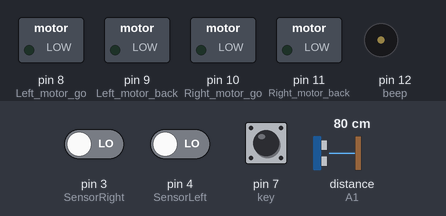
Simulated run of this sketch. Board: Arduino Uno, built with avr-gcc and run on an emulated ATmega328P. Shown: switched loads named in the sketch (green lamp = pin HIGH), buzzer (waves = sounding, pin HIGH). The inputs (shaded band) are chosen by the test bench; at power-on: pin 7 (key) LOW, pin 3 (SensorRight) LOW, pin 4 (SensorLeft) LOW, distance to the obstacle (sensor on A1) 80 cm. The echo pulse lasts 58.3 µs per cm; pins used as bus, display or sensor lines are not drawn; what the sketch prints to the serial monitor is not drawn.

Above: at 1.2 s.
1.3 s: pin 7 (key) pulled HIGH for 0.15 s
At 2.3 s:
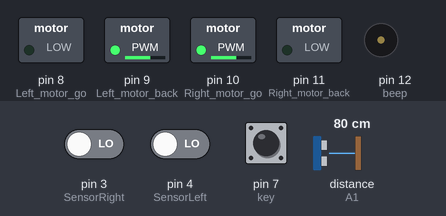
4.4 s: pin 3 (SensorRight) driven HIGH
At 5.5 s:
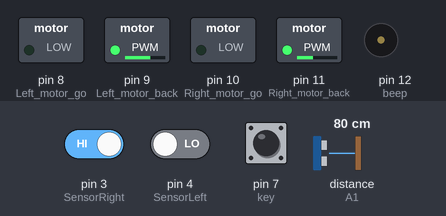
7.4 s: pin 3 (SensorRight) driven LOW
At 8.4 s:
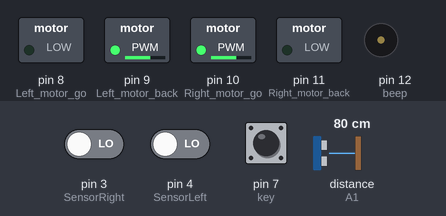
10.4 s: pin 4 (SensorLeft) driven HIGH
At 11.3 s:
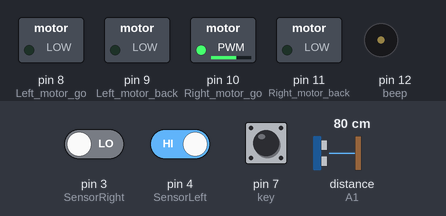
13.4 s: pin 4 (SensorLeft) driven LOW
At 14.2 s:
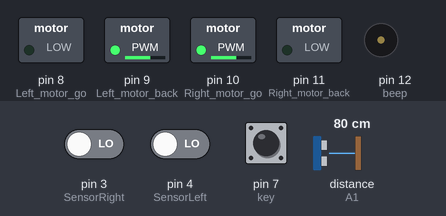
16.4 s: pin 3 (SensorRight) driven HIGH
Timing chart, 0 to 19.4 s (numbered marks = the images above; inputs shaded):
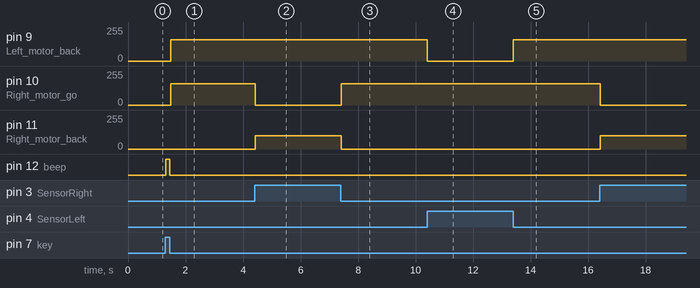

Measured:
- after the input at 1.3 s, pin 9 (Left_motor_back), pin 10 (Right_motor_go): 0/255 → 160/255 after 0.18 s; pin 12 (beep): LOW → HIGH at once, → LOW 0.14 s later
- after the input at 4.4 s, pin 10 (Right_motor_go): 160/255 → 0/255 at once; pin 11 (Right_motor_back): 0/255 → 100/255 at once
- after the input at 7.4 s, pin 10 (Right_motor_go): 0/255 → 160/255 at once; pin 11 (Right_motor_back): 100/255 → 0/255 at once
- after the input at 10.4 s, pin 9 (Left_motor_back): 160/255 → 0/255 at once
- after the input at 13.4 s, pin 9 (Left_motor_back): 0/255 → 160/255 at once

The sketch:

tracking_ultrasonic.ino
```cpp
//  智能車超聲波避障(有舵機)
//  程式中電腦輸出數值部分都註解了，印出會影響智能車遇到障礙物的反應速度
//  調試時可以刪除註解內容Serial.print，輸出測到的距離
//  控制速度的pwm值和延時均有調節，但還是配合實際情況，實際電量調節數值
//=============================================================================
//#include <Servo.h>
int Left_motor_go=8;     //左電機前進(IN1)
int Left_motor_back=9;     //左電機後退(IN2)
int Right_motor_go=10;    // 右電機前進(IN3)
int Right_motor_back=11;    // 右電機後退(IN4)

int key=7;//定義按鍵 數字7 接口
int beep=12;//定義蜂鳴器 數字12 接口

const int SensorRight = 3;   	//右循跡紅外傳感器(P3.2 OUT1)
const int SensorLeft = 4;     	//左循跡紅外傳感器(P3.3 OUT2)

int SL;    //左循跡紅外傳感器狀態
int SR;    //右循跡紅外傳感器狀態

int Echo = A1;  // Echo迴聲腳(P2.0)
int Trig =A0;  //  Trig 觸發腳(P2.1)

int Distance = 0;

void setup()
{
  //初始化電機驅動IO為輸出方式
  pinMode(Left_motor_go,OUTPUT); // PIN 8 (PWM)
  pinMode(Left_motor_back,OUTPUT); // PIN 9 (PWM)
  pinMode(Right_motor_go,OUTPUT);// PIN 10 (PWM)
  pinMode(Right_motor_back,OUTPUT);// PIN 11 (PWM)
  pinMode(key,INPUT);//定義按鍵接口為輸入接口
  pinMode(beep,OUTPUT);
  pinMode(SensorRight, INPUT); //定義右循跡紅外傳感器為輸入
  pinMode(SensorLeft, INPUT); //定義左循跡紅外傳感器為輸入
  Serial.begin(9600);     // 初始化串口
    pinMode(Echo, INPUT);    // 定義超聲波輸入腳
  pinMode(Trig, OUTPUT);   // 定義超聲波輸出腳
}

//=======================智能小車的基本動作=========================
//void run(int time)     // 前進
void run()
{
  digitalWrite(Right_motor_go,HIGH);  // 右電機前進
  digitalWrite(Right_motor_back,LOW);
  analogWrite(Right_motor_go,160);//PWM比例0~255調速，左右輪差異略增減
  analogWrite(Right_motor_back,0);
  digitalWrite(Left_motor_go,LOW);  // 左電機前進
  digitalWrite(Left_motor_back,HIGH);
  analogWrite(Left_motor_go,0);//PWM比例0~255調速，左右輪差異略增減
  analogWrite(Left_motor_back,160);
  //delay(time * 100);   //執行時間，可以調整
}

//void brake(int time)  //剎車，停車
void brake()
{
  digitalWrite(Right_motor_go,LOW);
  digitalWrite(Right_motor_back,LOW);
  digitalWrite(Left_motor_go,LOW);
  digitalWrite(Left_motor_back,LOW);
  //delay(time * 100);//執行時間，可以調整
}

//void left(int time)         //左轉(左輪不動，右輪前進)
void left()
{
  digitalWrite(Right_motor_go,HIGH);	// 右電機前進
  digitalWrite(Right_motor_back,LOW);
  analogWrite(Right_motor_go,140);
  analogWrite(Right_motor_back,0);//PWM比例0~255調速
  digitalWrite(Left_motor_go,LOW);   //左輪後退
  digitalWrite(Left_motor_back,LOW);
  analogWrite(Left_motor_go,0);
  analogWrite(Left_motor_back,0);//PWM比例0~255調速
  //delay(time * 100);	//執行時間，可以調整
}

void spin_left()         //左轉(左輪後退，右輪前進)
{
  digitalWrite(Right_motor_go,HIGH);	// 右電機前進
  digitalWrite(Right_motor_back,LOW);
  analogWrite(Right_motor_go,160);
  analogWrite(Right_motor_back,0);//PWM比例0~255調速
  digitalWrite(Left_motor_go,HIGH);   //左輪後退
  digitalWrite(Left_motor_back,LOW);
  analogWrite(Left_motor_go,100);
  analogWrite(Left_motor_back,0);//PWM比例0~255調速
 // delay(time * 100);	//執行時間，可以調整
}

//void right(int time)        //右轉(右輪不動，左輪前進)
void right()
{
  digitalWrite(Right_motor_go,LOW);   //右電機後退
  digitalWrite(Right_motor_back,LOW);
  analogWrite(Right_motor_go,0);
  analogWrite(Right_motor_back,0);//PWM比例0~255調速
  digitalWrite(Left_motor_go,LOW);//左電機前進
  digitalWrite(Left_motor_back,HIGH);
  analogWrite(Left_motor_go,0);
  analogWrite(Left_motor_back,140);//PWM比例0~255調速
  //delay(time * 100);	//執行時間，可以調整
}

void spin_right()        //右轉(右輪後退，左輪前進)
{
  digitalWrite(Right_motor_go,LOW);   //右電機後退
  digitalWrite(Right_motor_back,HIGH);
  analogWrite(Right_motor_go,0);
  analogWrite(Right_motor_back,100);//PWM比例0~255調速
  digitalWrite(Left_motor_go,LOW);//左電機前進
  digitalWrite(Left_motor_back,HIGH);
  analogWrite(Left_motor_go,0);
  analogWrite(Left_motor_back,160);//PWM比例0~255調速
 //delay(time * 100);	//執行時間，可以調整
}

//void back(int time)          //後退
void back(int time)
{
  digitalWrite(Right_motor_go,LOW);   //右電機後退
  digitalWrite(Right_motor_back,HIGH);
  analogWrite(Right_motor_go,0);
  analogWrite(Right_motor_back,200);//PWM比例0~255調速
  digitalWrite(Left_motor_go,LOW);//左電機前進
  digitalWrite(Left_motor_back,HIGH);
  analogWrite(Left_motor_go,0);
  analogWrite(Left_motor_back,200);//PWM比例0~255調速
  //delay(time * 100);	//執行時間，可以調整
}
//==========================================================

void keysacn()//按鍵掃描
{
  int val;
  val=digitalRead(key);//讀取數字7 口電平值賦給val
  while(!digitalRead(key))//當按鍵沒被按下時，一直循環
  {
    val=digitalRead(key);//此句可省略，可讓循環跑空
  }
  while(digitalRead(key))//當按鍵被按下時
  {
    delay(10);	//延時10ms
    val=digitalRead(key);//讀取數字7 口電平值賦給val
    if(val==HIGH)  //第二次判斷按鍵是否被按下
    {
      digitalWrite(beep,HIGH);		//蜂鳴器響
      while(!digitalRead(key))	//判斷按鍵是否被鬆開
        digitalWrite(beep,LOW);		//蜂鳴器停止
    }
    else
      digitalWrite(beep,LOW);          //蜂鳴器停止
  }
}

void Distance_test()   // 量出前方距離
{
  digitalWrite(Trig, LOW);   // 給觸發腳低電平2μs
  delayMicroseconds(2);
  digitalWrite(Trig, HIGH);  // 給觸發腳高電平10μs，這里至少是10μs
  delayMicroseconds(10);
  digitalWrite(Trig, LOW);    // 持續給觸發腳低電
  float Fdistance = pulseIn(Echo, HIGH);  // 讀取高電平時間(單位：微秒)
  Fdistance= Fdistance/58;       //為什麼除以58等於厘米，  Y米=（X秒*344）/2
  // X秒=（ 2*Y米）/344 ==》X秒=0.0058*Y米 ==》厘米=微秒/58
  Serial.print("Distance:");      //輸出距離（單位：厘米）
  Serial.println(Fdistance);         //顯示距離
  Distance = Fdistance;
}

void loop()
{
  keysacn();//調用按鍵掃描函數
  while(1)
  {
    Distance_test();//測試前方距離
  //有信號為LOW  沒有信號為HIGH
  SR = digitalRead(SensorRight);//有信號表明在白色區域，車子底板上L3亮；沒信號表明壓在黑線上，車子底板上L3滅
  SL = digitalRead(SensorLeft);//有信號表明在白色區域，車子底板上L2亮；沒信號表明壓在黑線上，車子底板上L2滅
  if((Distance < 10)||(Distance > 400))//如果距離小於10cm或大於400cm（小於2cm數值也大於400）距離都可自行調節，另跑道比較空曠，可去掉Distance > 400這一條件
  brake();//停車
  else
  {
  if (SL == LOW&&SR==LOW)
    run();   //調用前進函數
  else if (SL == HIGH & SR == LOW)// 左循跡紅外傳感器,檢測到信號，車子向右偏離軌道，向左轉
    spin_left();
  else if (SR == HIGH & SL == LOW) // 右循跡紅外傳感器,檢測到信號，車子向左偏離軌道，向右轉
    spin_right();
  else // 都是黑色, 停止
  brake();
  }
  }
}
```
